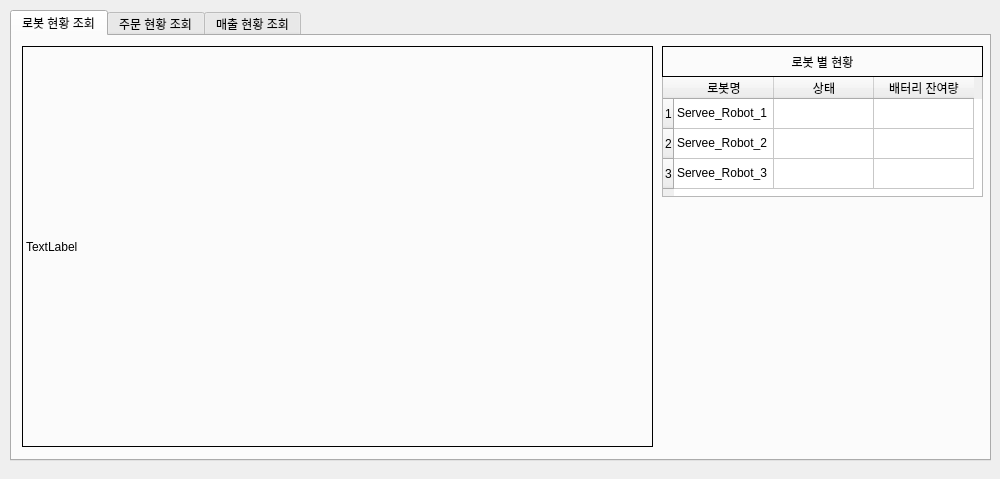
<?xml version="1.0" encoding="UTF-8"?>
<ui version="4.0">
 <class>MainWindow</class>
 <widget class="QMainWindow" name="MainWindow">
  <property name="geometry">
   <rect>
    <x>0</x>
    <y>0</y>
    <width>1000</width>
    <height>479</height>
   </rect>
  </property>
  <property name="windowTitle">
   <string>Food Court Management GUI</string>
  </property>
  <widget class="QWidget" name="centralwidget">
   <widget class="QTabWidget" name="tab_manager">
    <property name="geometry">
     <rect>
      <x>10</x>
      <y>10</y>
      <width>981</width>
      <height>451</height>
     </rect>
    </property>
    <property name="currentIndex">
     <number>0</number>
    </property>
    <widget class="QWidget" name="tab_robot_task">
     <attribute name="title">
      <string>로봇 현황 조회</string>
     </attribute>
     <widget class="QLabel" name="label_map">
      <property name="geometry">
       <rect>
        <x>10</x>
        <y>10</y>
        <width>631</width>
        <height>401</height>
       </rect>
      </property>
      <property name="frameShape">
       <enum>QFrame::Box</enum>
      </property>
      <property name="text">
       <string>TextLabel</string>
      </property>
     </widget>
     <widget class="QTableWidget" name="table_robots_status_2">
      <property name="geometry">
       <rect>
        <x>650</x>
        <y>40</y>
        <width>321</width>
        <height>121</height>
       </rect>
      </property>
      <property name="editTriggers">
       <set>QAbstractItemView::NoEditTriggers</set>
      </property>
      <property name="rowCount">
       <number>3</number>
      </property>
      <property name="columnCount">
       <number>3</number>
      </property>
      <row/>
      <row/>
      <row/>
      <column>
       <property name="text">
        <string>로봇명</string>
       </property>
      </column>
      <column>
       <property name="text">
        <string>상태</string>
       </property>
      </column>
      <column>
       <property name="text">
        <string>배터리 잔여량</string>
       </property>
      </column>
      <item row="0" column="0">
       <property name="text">
        <string>Servee_Robot_1</string>
       </property>
      </item>
      <item row="1" column="0">
       <property name="text">
        <string>Servee_Robot_2</string>
       </property>
      </item>
      <item row="2" column="0">
       <property name="text">
        <string>Servee_Robot_3</string>
       </property>
      </item>
     </widget>
     <widget class="QLabel" name="label_robots_status_title">
      <property name="geometry">
       <rect>
        <x>650</x>
        <y>10</y>
        <width>321</width>
        <height>31</height>
       </rect>
      </property>
      <property name="frameShape">
       <enum>QFrame::Box</enum>
      </property>
      <property name="text">
       <string>로봇 별 현황</string>
      </property>
      <property name="alignment">
       <set>Qt::AlignCenter</set>
      </property>
     </widget>
    </widget>
    <widget class="QWidget" name="tab_table_order_2">
     <attribute name="title">
      <string>주문 현황 조회</string>
     </attribute>
     <widget class="QLabel" name="label_map_3">
      <property name="geometry">
       <rect>
        <x>10</x>
        <y>10</y>
        <width>631</width>
        <height>401</height>
       </rect>
      </property>
      <property name="frameShape">
       <enum>QFrame::Box</enum>
      </property>
      <property name="text">
       <string>TextLabel</string>
      </property>
     </widget>
     <widget class="QTableWidget" name="table_stores_status_2">
      <property name="geometry">
       <rect>
        <x>650</x>
        <y>40</y>
        <width>321</width>
        <height>361</height>
       </rect>
      </property>
      <property name="editTriggers">
       <set>QAbstractItemView::NoEditTriggers</set>
      </property>
      <property name="rowCount">
       <number>0</number>
      </property>
      <property name="columnCount">
       <number>3</number>
      </property>
      <column>
       <property name="text">
        <string>업체명</string>
       </property>
      </column>
      <column>
       <property name="text">
        <string>금일 주문 건수</string>
       </property>
      </column>
      <column>
       <property name="text">
        <string>금일 매출 현황</string>
       </property>
      </column>
     </widget>
     <widget class="QLabel" name="label_orders_status_title_2">
      <property name="geometry">
       <rect>
        <x>650</x>
        <y>10</y>
        <width>321</width>
        <height>31</height>
       </rect>
      </property>
      <property name="frameShape">
       <enum>QFrame::Box</enum>
      </property>
      <property name="text">
       <string>매장 별 주문 현황</string>
      </property>
      <property name="alignment">
       <set>Qt::AlignCenter</set>
      </property>
     </widget>
    </widget>
    <widget class="QWidget" name="tab_sales_overview_2">
     <attribute name="title">
      <string>매출 현황 조회</string>
     </attribute>
     <widget class="QTabWidget" name="tabWidget_3">
      <property name="geometry">
       <rect>
        <x>10</x>
        <y>10</y>
        <width>951</width>
        <height>391</height>
       </rect>
      </property>
      <property name="tabPosition">
       <enum>QTabWidget::West</enum>
      </property>
      <property name="tabShape">
       <enum>QTabWidget::Rounded</enum>
      </property>
      <property name="currentIndex">
       <number>1</number>
      </property>
      <widget class="QWidget" name="tab_4">
       <attribute name="title">
        <string>마파궁전</string>
       </attribute>
      </widget>
      <widget class="QWidget" name="tab_5">
       <attribute name="title">
        <string>차이니즈 키친</string>
       </attribute>
      </widget>
      <widget class="QWidget" name="tab_6">
       <attribute name="title">
        <string>올리브 비스트로</string>
       </attribute>
      </widget>
     </widget>
    </widget>
   </widget>
  </widget>
 </widget>
 <resources/>
 <connections/>
</ui>
